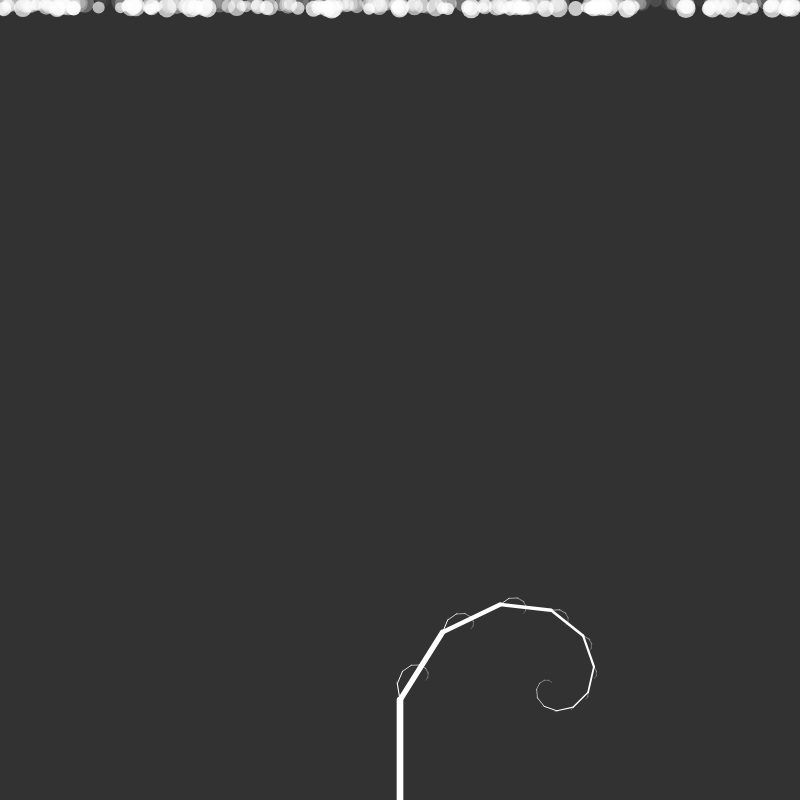
Frame 1 (no input)
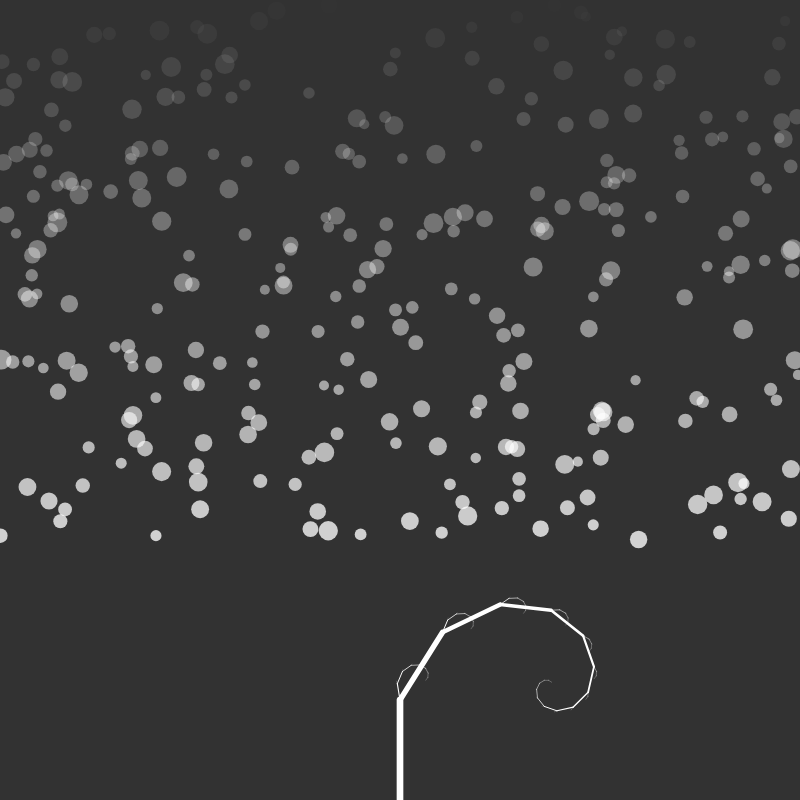
Frame 60 (no input)
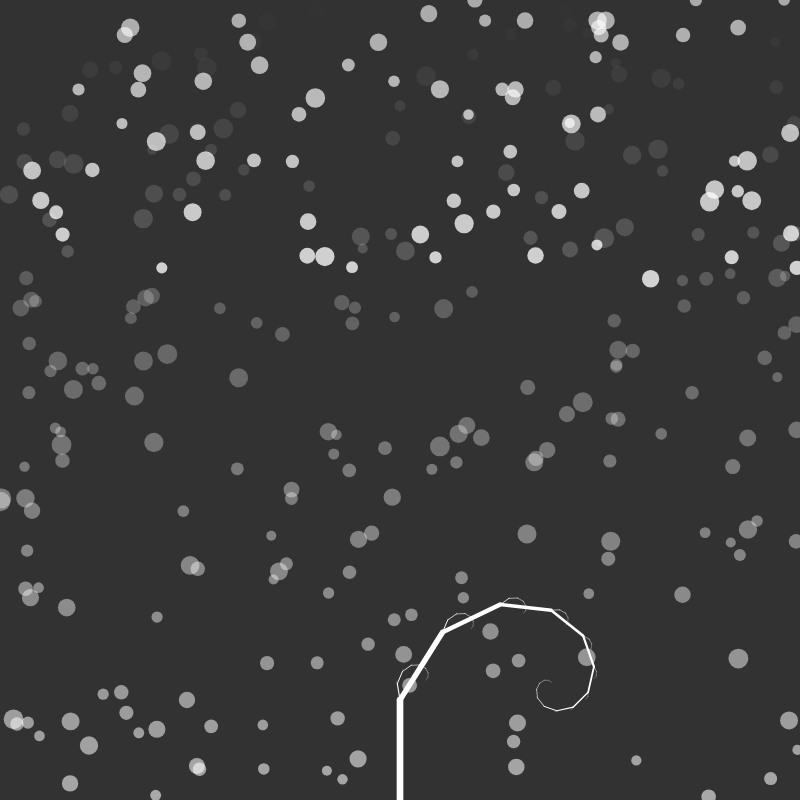
Frame 120 (the mouse pressed at the canvas centre since frame 60)

The p5.js sketch that drew these frames (run headless with seeded random() and noise() and a simulated clock; from frame 60 on, the mouse is pressed at the canvas centre):

// p5.js sketch
// ── sketch.js
var angle = 0;
var mul = 0.8;
var rValues = [];

let falls = [];
let numFalls = 300;

class Snow {

    constructor(_x, _r, _wind, _g) {
        this.x = _x;
        this.y = 0;
        this.r = random(10, _r);
        this.wind = random(-_wind, _wind);
        this.g = random(_g);
    }

    move() {
    
        this.x = this.x + this.wind;
        this.y = this.y + this.g;

        if (this.y > height) {
            this.y = 0;
        }
        if (this.y < 0) {
            this.y = height;
        }
        if (this.x > width) {
            this.x = 0;
        }
        if (this.x < 0) {
            this.x = width;
        }
    }

    show() {
        fill(255, this.g/9 * 200);
        ellipse(this.x, this.y, this.r, this.r);
    }
}


function setup() {
	createCanvas(800, 800);
	stroke(255);
	angle = PI/4;


	// setInterval(function() {
		// makeRandomArray();
	// }, 2000);

	makeRandomArray();


	// snow falls
    for (let i = 0; i < numFalls; i++) {
        falls[i] = new Snow(random(width), 20, 0.2, 9);
    }



}

function draw() {
	background(50);

	push();
	translate(width/2, height);
	drawBranch(100);
	pop();

	
	push();
	noStroke();
    for (let i = 0; i < falls.length; i++) {
        falls[i].move();
        falls[i].show();
	}
	pop();
 
}


function drawBranch(len) {

	strokeWeight(len/15);
	line(0, 0, 0, -len);
	translate(0, -len);

	if (len > 4) {
		// right
		push(); // save
			rotate(angle * rValues[0]);
			drawBranch(len * mul);
		pop(); // restore

		// left
		push(); // save
			rotate(-angle * rValues[1]);
			drawBranch(len * mul * rValues[1]);
		pop(); // restore

	}

}


function makeRandomArray() {
	for (var i = 0; i < 2; i++) {
		rValues.push(random(1));
	}
}
